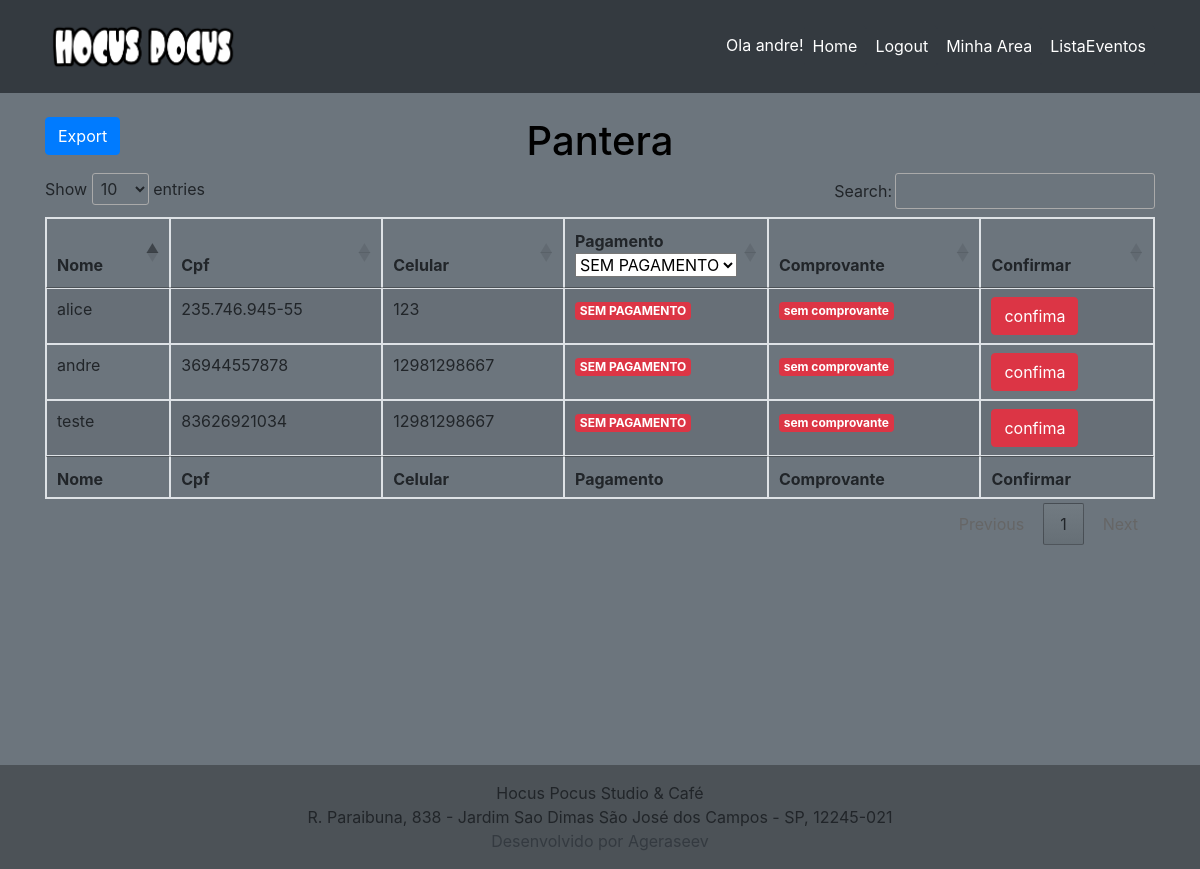
The app's page /lista (signed in), older data.
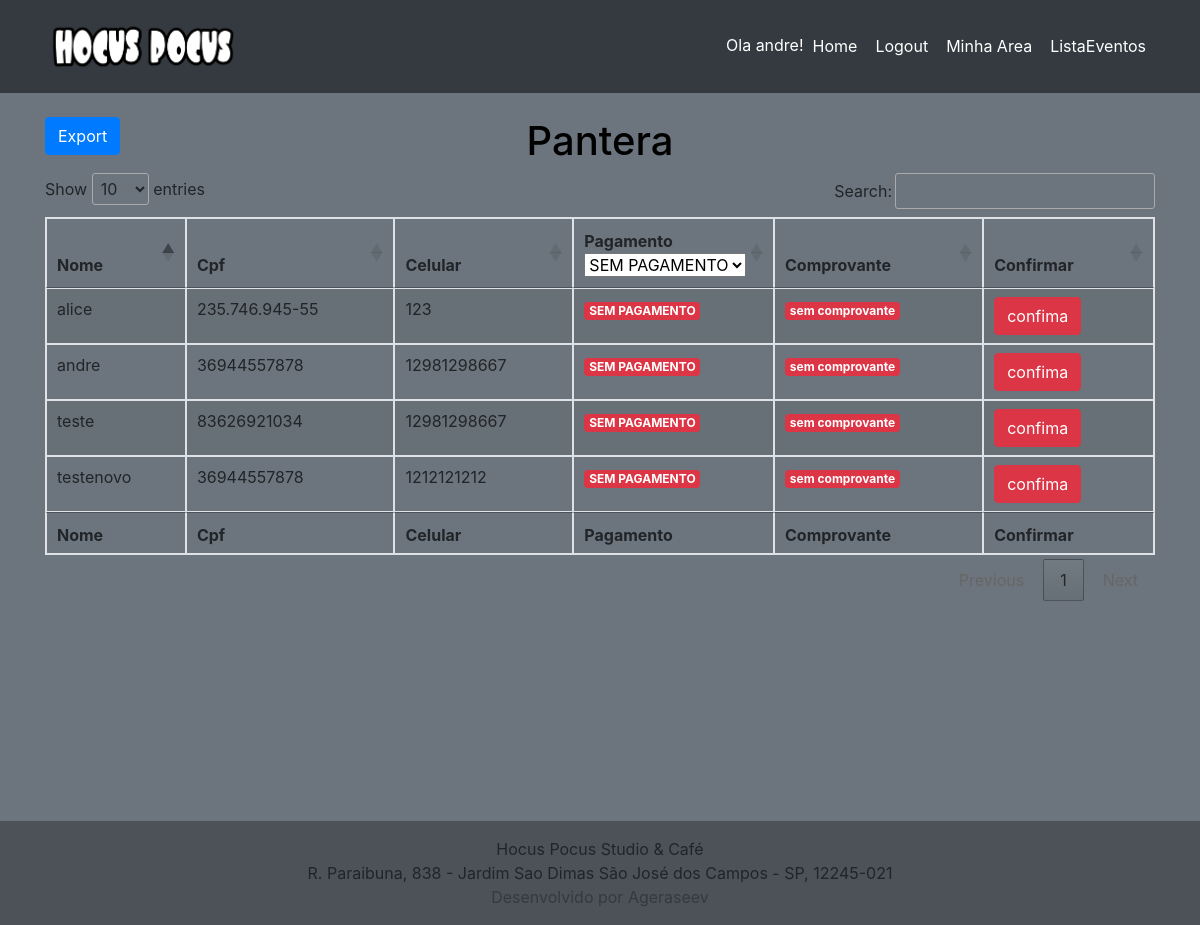
The same page, newer data.
### show/models.py (models this page shows, shortened)
class Show(models.Model):
    titulo_show = models.CharField(max_length=100, )
    descricao_show = models.CharField(max_length=300)
    horario_do_show = models.CharField(max_length=100, null=True)
    data_do_show = models.DateField(null=True)
    banner = models.ImageField(upload_to='static/banners', blank=True)
    quadrado = models.ImageField(upload_to='static/banners', blank=True)
    publicada = models.BooleanField(default=False)
    pix = models.BooleanField(default=False)
    carrocel = models.BooleanField(default=False)

class NomeLista(models.Model):
    sem_registro = models.ForeignKey(UsuarioSemRegistro, on_delete=models.CASCADE, blank=True, null= True)
    roqueiro = models.ForeignKey(Usuario, on_delete=models.CASCADE, blank=True, null= True)
    pagamento = models.BooleanField(default=False)
    comprovante = models.ImageField(upload_to='static/comprovantes', blank=True)
    lista_reserva = models.ForeignKey(Show, on_delete=models.CASCADE, blank=True, null= True,)
    class Meta:
        unique_together = ('roqueiro', 'lista_reserva')

### usuario/models.py (models this page shows, shortened)
class Usuario(models.Model):
    usuario = models.OneToOneField(User, null=True, on_delete=models.CASCADE)
    cpf = models.CharField(max_length=11)
    celular = models.CharField(max_length=12)

class UsuarioSemRegistro(models.Model):
    usuario_sem_registro = models.CharField(max_length=50)
    cpf_sem_registro = models.CharField(max_length=11)
    celular_sem_registro = models.CharField(max_length=12)

### show/views.py (the view)
# urls.py: path('lista', lista, name='lista'),
def lista(request, id=1):
    if request.user.is_staff:
        if request.method == 'POST':
            id = request.POST['id']
            show = request.POST['show']
            cofirmapagamento = NomeLista.objects.filter(id=id)
            cofirmapagamento.update(
                pagamento=True)
            print(show)
            return redirect('lista/'+show)
        else:
            pessoa = NomeLista.objects.filter(lista_reserva_id=id)
            show = Show.objects.filter(id=id)
            dados = {'pessoas': pessoa,
                     'show': show
            }
            return render(request, 'lista.html', dados)
    else:
        return redirect('home')

### templates/lista.html (shortened to what this page needs)
{% extends 'base.html' %}
{% load static %}
{% block content %}
<body>
<link rel="stylesheet" href="https://cdn.datatables.net/1.10.2/css/jquery.dataTables.min.css">
{% for nome_na_lista in show %}
<div class="container mt-4">
<div class="row header" style="text-align:center;color:black">
<div class="col-md-4 text-left"> <button id="export" class="btn btn-primary">Export</button> </div>
<h1 class="col-md-4 text-center">{{ nome_na_lista.titulo_show }}</h1>
</div>
<table id="example" class="table table-striped table-bordered" style="width:100%">
        <thead>
            <tr>
                <th>Nome</th>
                <th>Cpf</th>
                <th>Celular</th>
                <th>Pagamento</th>
                <th>Comprovante</th>
                <th>Confirmar</th>
            </tr>
        </thead>
        <tbody>
            {% for area in pessoas.all %}
                                    <tr>
                                        <td> {% if area.roqueiro == None %} {{ area.sem_registro.usuario_sem_registro }}  {% else %}  {{ area.roqueiro.usuario }} {% endif %}</td>
                                        <td>{{ area.roqueiro.cpf }}  {{ area.sem_registro.cpf_sem_registro }}</td>
                                        <td>{{ area.roqueiro.celular }} {{ area.sem_registro.celular_sem_registro }}</td>
                                        {% if area.pagamento %}
                                        <td><label class="badge badge-success">PAGO</label></td>
                                        {% else %}
                                        <td><label class="badge badge-danger">SEM PAGAMENTO</label></td>
                                        {% endif %}
                                        {% if area.comprovante %}
                                        <td><a href="{% url 'comprovante' %}/{{ area.id }}"> <button class="btn btn-primary"> comprovante </button>  </a></td>
                                        {% else %}
                                        <td> <label class="badge badge-danger"  > sem comprovante </label></td>
                                        {% endif %}
                                        <form action="{% url 'lista' %}" method="POST" >
                                        <td> <button class="btn btn-danger" type="submit"> confima</button></td>
                                            </form>
                                    </tr>
            {% endfor %}
        </tbody>
        <tfoot>
            <tr>
                <th>Nome</th>
                <th>Cpf</th>
                <th>Celular</th>
                <th>Pagamento</th>
                <th>Comprovante</th>
                <th>Confirmar</th>
            </tr>
        </tfoot>
    </table>
    </div>
{% endfor %}
{% endblock %}

Row changes from the older to the newer data that the page shows:
added NomeLista: sem_registro.usuario_sem_registro "testenovo", sem_registro.cpf_sem_registro "36944557878", sem_registro.celular_sem_registro "1212121212", pagamento "SEM PAGAMENTO", comprovante "sem comprovante"
